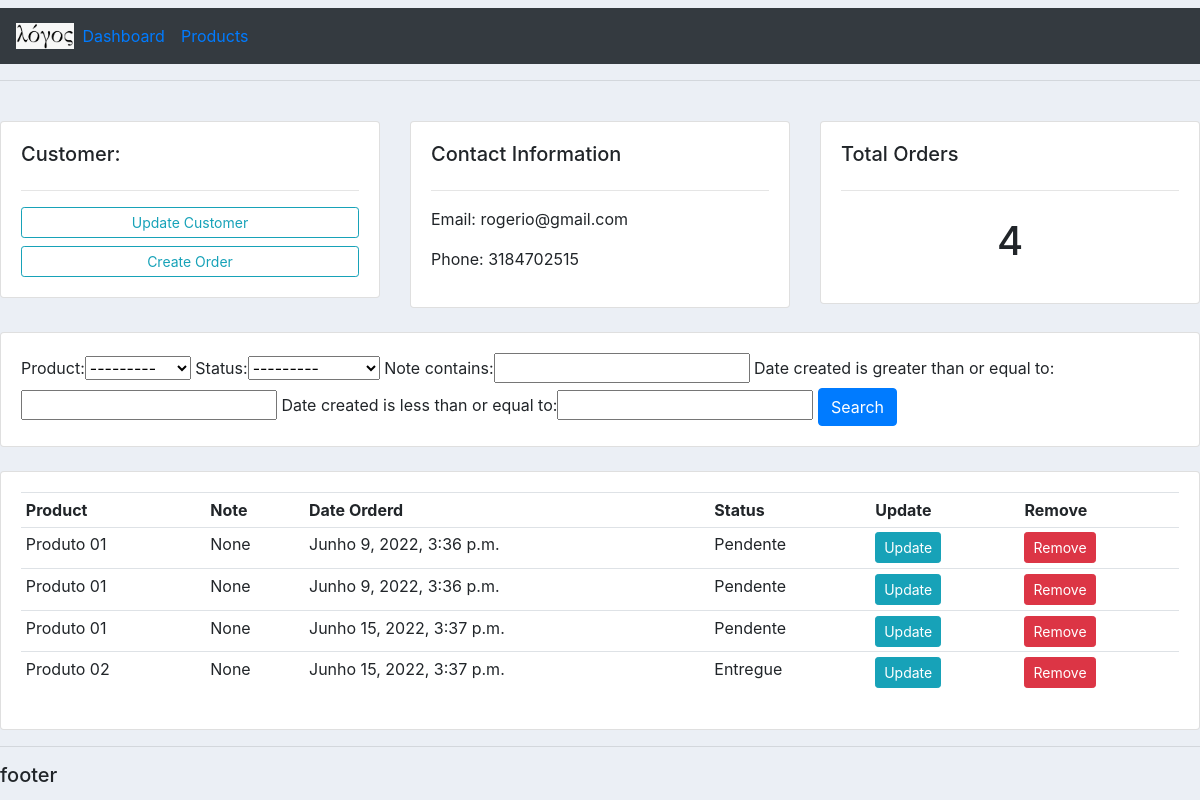
The app's page /customer/2/ with its own data.
### accounts/models.py (models this page shows, shortened)
class Customer(models.Model):
    name = models.CharField(max_length=200, null=True)
    phone = models.CharField(max_length=200, null=True)
    email = models.CharField(max_length=200, null=True)
    date_created = models.DateTimeField(auto_now_add=True,null=True)

class Order(models.Model):
    STATUS = (('Pendente','Pendente'),
              ('Saiu p entrega', 'Saiu p entrega'),
              ('Entregue','Entregue'))
    customer = models.ForeignKey(Customer, null=True, on_delete=models.SET_NULL)
    product = models.ForeignKey(Products, null=True, on_delete=models.SET_NULL)
    status = models.CharField(max_length=200, null=True, choices=STATUS)
    date_created = models.DateTimeField(auto_now_add=True,  null=True)
    note = models.CharField(max_length=500, null=True)

class Products(models.Model):
    CATEGORY = (('in','in'),('out','out'))
    name = models.CharField(max_length=200, null=True)
    price = models.FloatField(null=True)
    category = models.CharField(max_length=200, null=True, choices=CATEGORY)
    description = models.CharField(max_length=200, null=True, blank=True)
    date_created = models.DateTimeField(auto_now_add=True,  null=True)
    tags = models.ManyToManyField(Tag)
    def __str__(self):
        return self.name

### accounts/views.py (the view)
# urls.py: path('customer/<str:pk>/', views.customer, name="customer"),
def customer(request, pk):
    customer = Customer.objects.get(id=pk)
    orders = customer.order_set.all()
    total_orders = orders.count()
    myfilter = Orderfilter(request.GET, queryset=orders)
    orders = myfilter.qs
    context = {'customer':customer,'orders':orders,'total_orders':total_orders,'myfilter':myfilter}
    return render(request, 'accounts/customer.html',context)

### accounts/templates/accounts/customer.html
{%  extends 'accounts/main.html' %}
{% block content %}
	<br>
<div class="row">
	<div class="col-md">
		<div class="card card-body">
			<h5>Customer:</h5>
			<hr>
			<a class="btn btn-outline-info  btn-sm btn-block" href="">Update Customer</a>
			<a class="btn btn-outline-info  btn-sm btn-block" href="{% url 'create_order' customer.id %}">Create Order</a>
		</div>
	</div>
	<div class="col-md">
		<div class="card card-body">
			<h5>Contact Information</h5>
			<hr>
			<p>Email: {{customer.email}}</p>
			<p>Phone: {{customer.phone}}</p>
		</div>
	</div>
	<div class="col-md">
		<div class="card card-body">
			<h5>Total Orders</h5>
			<hr>
			<h1 style="text-align: center;padding: 10px">{{total_orders}}</h1>
		</div>
	</div>
</div>
<br>
<div class="row">
	<div class="col">
		<div class="card card-body">
			<form method="get">
					{{ myfilter.form }}
		    <button class="btn btn-primary" type="submit">Search</button>
		  </form>
		</div>
	</div>
</div>
<br>
<div class="row">
	<div class="col-md">
		<div class="card card-body">
			<table class="table table-sm">
				<tr>
					<th>Product</th>
					<th>Note</th>
					<th>Date Orderd</th>
					<th>Status</th>
					<th>Update</th>
					<th>Remove</th>
				</tr>
				{% for order in orders %}
				<tr>
					<td>{{order.product}}</td>
					<td>{{order.note}}</td>
					<td>{{order.date_created}}</td>
					<td>{{order.status}}</td>
					<td><a class="btn btn-sm btn-info" href="{% url 'update_order' order.id %}">Update</a></td>
					<td><a class="btn btn-sm btn-danger" href="{% url 'delete_order' order.id %}">Remove</a></td
				</tr>
				{% endfor %}
			</table>
		</div>
	</div>
</div>
{% endblock %}

### static/css/main.css (style rules this page uses)
body { background-color: #ebeff5; }

### records on screen
Customer: email "rogerio@gmail.com", phone "3184702515"
Order: product "Produto 01", note "None", date_created "Junho 9, 2022, 3:36 p.m.", status "Pendente"
Order: product "Produto 01", note "None", date_created "Junho 9, 2022, 3:36 p.m.", status "Pendente"
Order: product "Produto 01", note "None", date_created "Junho 15, 2022, 3:37 p.m.", status "Pendente"
Order: product "Produto 02", note "None", date_created "Junho 15, 2022, 3:37 p.m.", status "Entregue"

### other values on screen
{{ total_orders }} "4"
